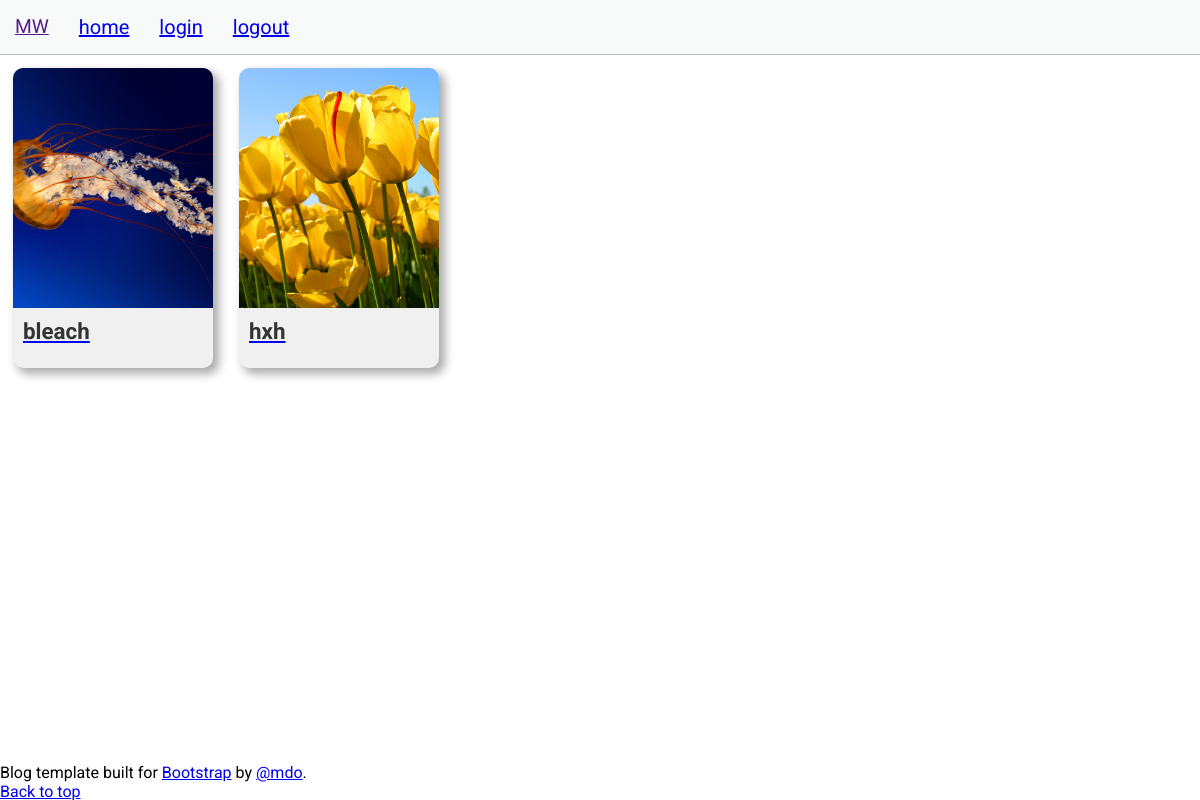
The page / on the database its author committed.
### manga/models.py (models this page shows, shortened)
class Manga(models.Model):
    name = models.CharField(max_length=255, default='')
    description = models.TextField(default='')
    slug = models.SlugField(blank=True, default='')
    image = models.ImageField(default='', blank=True, upload_to='images')
    user = models.ForeignKey(User, null=True, on_delete=models.CASCADE) #un chapitre appartient à un seul manga

### manga/views.py (the view)
# urls.py: path('',views.manga,name='pagemanga'),
def manga(request):
    mangaliste = Manga.objects.all() #récupère tous la liste des mangas
    return render(request, 'manga/manga.html', {'mangalistehtml': mangaliste }) #crée la page de la liste des mangas

### useraccount/models.py (called while the page is built)
   def __str__(self):
        return self.username

### templates/manga/manga.html (shortened to what this page needs)
{% extends 'base/base.html' %}
{% load static %}
{% block css %}
    <link rel="stylesheet" href="{% static 'manga/css/manga.css' %}">
{% endblock %}
{% block content %}
          <div class="container">
              {% for manga in mangalistehtml %}
                  <a href="{% url 'manga:pagedetailmanga' manga.slug %}">
                      <div class="manga">
                              <img src="{{ manga.image.url }}" alt="">
                              <div class="textemanga">
                                  <div class="titremanga">
                                      <h1>{{ manga.name }}</h1>
                                  </div>
                              </div>
                      </div>
                  </a>
              {% endfor %}
          </div>
{% endblock %}

### static/base/css/base.css (style rules this page uses)
*, h1, h2 { margin: 0; padding: 0; box-sizing: border-box; font-family: 'Roboto', sans-serif; }

### static/base/css/menu.css (style rules this page uses)
*, h1, h2 { margin: 0; padding: 0; box-sizing: border-box; font-family: 'Roboto', sans-serif; }

### static/manga/css/manga.css (style rules this page uses)
.container { display: flex; flex-direction: row; flex-wrap: wrap; justify-content: center; background: white; position: relative; min-height: calc(100vh - 92px) }
.container .manga { width: 150px; height: 230px; margin: 13px; display: flex; flex-direction: column; border-radius: 10px; box-shadow: 5px 5px 10px 1px rgba(0, 0, 0, 0.33); position: relative; background: #f0f0f0; overflow: hidden; }
.container .manga img { object-fit: cover; width: 100%; height: 80%; display: block; border: 0px; transform: scale(1); transition: height 0.3s ease-in-out 0s, transform 0.3s ease-in-out 0s, opacity 0.3s ease-in-out 0s; }
.container .manga .textemanga { display: flex; flex-direction: row; width: inherit; overflow: hidden; }
.container .manga .titremanga { width: 100%; padding: 10px; }
.container .manga .titremanga h1 { color: rgb(51, 51, 51); font-size: 1.2em; }
@media (min-width: 1040px) { .container { justify-content: left; } }
@media (min-width: 1040px) { .container .manga { width: 200px; height: 300px; } }
@media (min-width: 1040px) { .container .manga .titremanga h1 { font-size: 1.4em; } }

### static/base/css/variable.css (style rules this page uses)
:root { --myheightmenu: ; --mybackground: #ffffff; --couleurtexte:#181818; --heightMenu: 54px; --heightFooter: 38px; --heightContenair: calc(100vh-(var(--heightMenu)+var(--heightFooter))); }

### rows shown on the page
Manga: image (picture), name "bleach"
Manga: image (picture), name "hxh"
